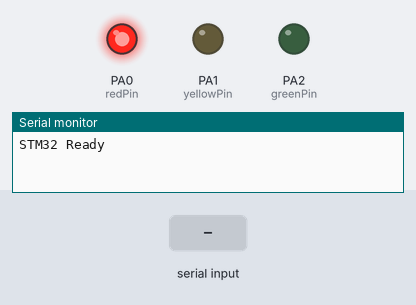
A sketch run on a simulated STM32 Blue Pill. On the bench: output pins drawn as LEDs (lit = HIGH), the last lines printed to the serial monitor. The test bench sets the inputs (shaded band).

Above: at 1.2 s.
1.3 s: "GREEN:\n" received over Serial
At 2.2 s:
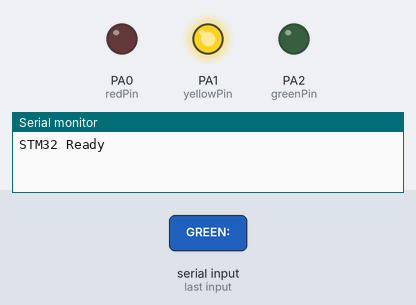
4.3 s: "GREEN:90\n" received over Serial
At 5.7 s:
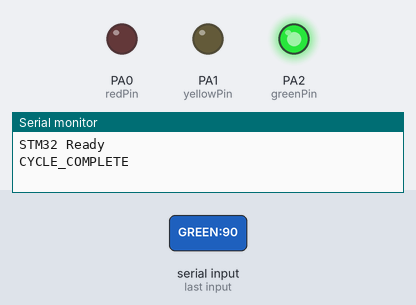
Timing chart, 0 to 7.3 s (numbered marks = the images above; inputs shaded):
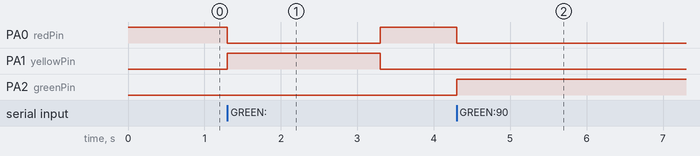

Measured:
- after the input at 1.3 s, PA0 (redPin): HIGH → LOW at once, → HIGH 2.0 s later; PA1 (yellowPin): LOW → HIGH at once, → LOW 2.0 s later
- after the input at 4.3 s, PA0 (redPin): HIGH → LOW at once; PA2 (greenPin): LOW → HIGH at once

The sketch:

stm32_traffic_logic.ino
```cpp
// Run this on STM32 (e.g. using Arduino IDE with STM32duino core)

// Define GPIO pins for the Traffic Light
const int redPin = PA0;
const int yellowPin = PA1;
const int greenPin = PA2;

void setup() {
  // Start UART communication with Raspberry Pi 5 at 115200 baud
  Serial.begin(115200);

  pinMode(redPin, OUTPUT);
  pinMode(yellowPin, OUTPUT);
  pinMode(greenPin, OUTPUT);

  // Initial state: Red
  setLights(HIGH, LOW, LOW);
  Serial.println("STM32 Ready");
}

void loop() {
  // Wait for density command from Raspberry Pi 5
  if (Serial.available() > 0) {
    String command = Serial.readStringUntil('\n');
    command.trim();

    // Check if the command is telling us to turn Green
    if (command.startsWith("GREEN:")) {
      int greenTime = command.substring(6).toInt();

      // Execute the traffic cycle with the allotted time
      runTrafficCycle(greenTime);

      // Tell Pi 5 we are done so it can scan again
      Serial.println("CYCLE_COMPLETE");
    }
  }
}

void runTrafficCycle(int greenSeconds) {
  // Turn Green
  setLights(LOW, LOW, HIGH);
  delay(greenSeconds * 1000); // delay() pauses STM32 for the specified milliseconds

  // Turn Yellow
  setLights(LOW, HIGH, LOW);
  delay(2000); // 2 seconds yellow

  // Turn Red
  setLights(HIGH, LOW, LOW);
}

// Helper function to easily set all three LEDs
void setLights(int r, int y, int g) {
  digitalWrite(redPin, r);
  digitalWrite(yellowPin, y);
  digitalWrite(greenPin, g);
}
```
